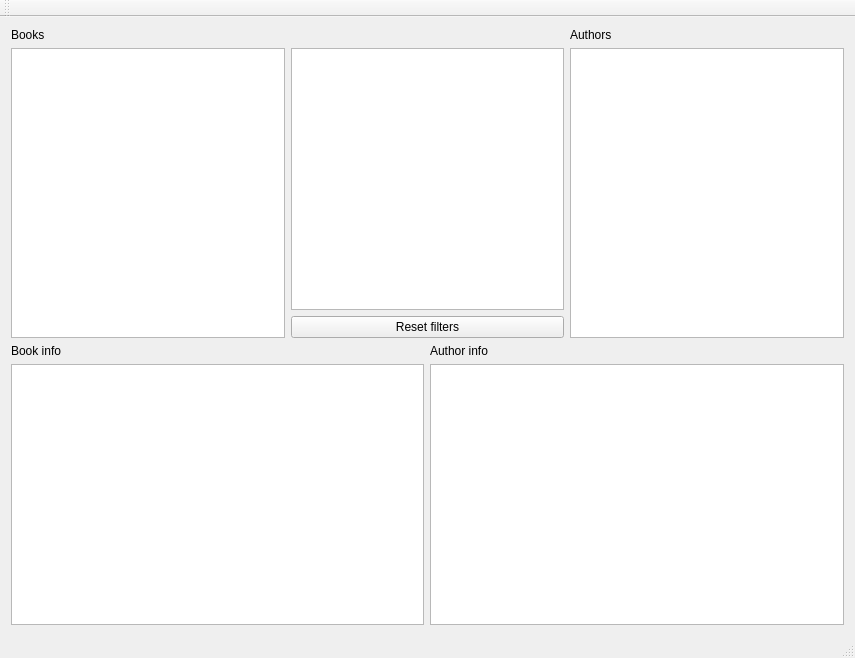
<?xml version="1.0" encoding="UTF-8"?>
<ui version="4.0">
 <class>MainWindow</class>
 <widget class="QMainWindow" name="MainWindow">
  <property name="geometry">
   <rect>
    <x>0</x>
    <y>0</y>
    <width>855</width>
    <height>658</height>
   </rect>
  </property>
  <property name="windowTitle">
   <string>MainWindow</string>
  </property>
  <widget class="QWidget" name="centralWidget">
   <layout class="QGridLayout" name="gridLayout_2">
    <item row="0" column="0">
     <layout class="QGridLayout" name="gridLayout">
      <item row="0" column="0">
       <widget class="QLabel" name="BooksLabel">
        <property name="text">
         <string>Books</string>
        </property>
       </widget>
      </item>
      <item row="0" column="1">
       <widget class="QLabel" name="booksStatus">
        <property name="text">
         <string/>
        </property>
        <property name="alignment">
         <set>Qt::AlignRight|Qt::AlignTrailing|Qt::AlignVCenter</set>
        </property>
       </widget>
      </item>
      <item row="0" column="4">
       <widget class="QLabel" name="AuhtorLabel">
        <property name="text">
         <string>Authors</string>
        </property>
       </widget>
      </item>
      <item row="0" column="5">
       <widget class="QLabel" name="authorsStatus">
        <property name="text">
         <string/>
        </property>
        <property name="alignment">
         <set>Qt::AlignRight|Qt::AlignTrailing|Qt::AlignVCenter</set>
        </property>
       </widget>
      </item>
      <item row="1" column="0" rowspan="2" colspan="2">
       <widget class="QListView" name="bookList"/>
      </item>
      <item row="1" column="2" colspan="2">
       <widget class="QTextBrowser" name="AuthorInBook"/>
      </item>
      <item row="1" column="4" rowspan="2" colspan="2">
       <widget class="QListView" name="authorList"/>
      </item>
      <item row="2" column="2" colspan="2">
       <widget class="QPushButton" name="reseter">
        <property name="text">
         <string>Reset filters</string>
        </property>
       </widget>
      </item>
      <item row="3" column="0" colspan="2">
       <widget class="QLabel" name="BookInfoLabel">
        <property name="text">
         <string>Book info</string>
        </property>
       </widget>
      </item>
      <item row="3" column="3">
       <widget class="QLabel" name="AuthorInfoLabel">
        <property name="text">
         <string>Author info</string>
        </property>
       </widget>
      </item>
      <item row="4" column="0" colspan="3">
       <widget class="QTextBrowser" name="BookInfo"/>
      </item>
      <item row="4" column="3" colspan="3">
       <widget class="QTextBrowser" name="AuthorInfo"/>
      </item>
     </layout>
    </item>
   </layout>
  </widget>
  <widget class="QMenuBar" name="menuBar">
   <property name="geometry">
    <rect>
     <x>0</x>
     <y>0</y>
     <width>855</width>
     <height>23</height>
    </rect>
   </property>
  </widget>
  <widget class="QToolBar" name="mainToolBar">
   <attribute name="toolBarArea">
    <enum>TopToolBarArea</enum>
   </attribute>
   <attribute name="toolBarBreak">
    <bool>false</bool>
   </attribute>
  </widget>
  <widget class="QStatusBar" name="statusBar"/>
 </widget>
 <layoutdefault spacing="6" margin="11"/>
 <resources/>
 <connections/>
</ui>
